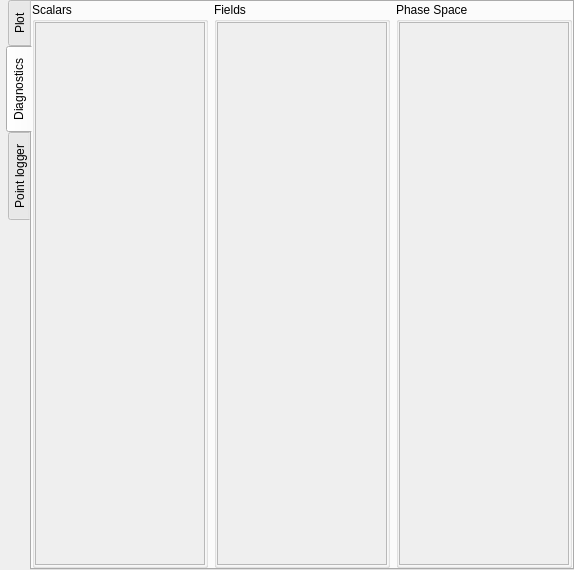
<?xml version="1.0" encoding="UTF-8"?>
<ui version="4.0">
 <class>Form</class>
 <widget class="QWidget" name="Form">
  <property name="geometry">
   <rect>
    <x>0</x>
    <y>0</y>
    <width>574</width>
    <height>570</height>
   </rect>
  </property>
  <property name="windowTitle">
   <string>Form</string>
  </property>
  <layout class="QVBoxLayout" name="verticalLayout">
   <property name="leftMargin">
    <number>6</number>
   </property>
   <property name="topMargin">
    <number>0</number>
   </property>
   <property name="rightMargin">
    <number>0</number>
   </property>
   <property name="bottomMargin">
    <number>0</number>
   </property>
   <item>
    <widget class="QTabWidget" name="tabWidget">
     <property name="tabPosition">
      <enum>QTabWidget::West</enum>
     </property>
     <property name="currentIndex">
      <number>1</number>
     </property>
     <widget class="QWidget" name="Plot">
      <attribute name="title">
       <string>Plot</string>
      </attribute>
      <layout class="QVBoxLayout" name="verticalLayout_2" stretch="1,0">
       <property name="spacing">
        <number>0</number>
       </property>
       <property name="margin">
        <number>0</number>
       </property>
       <item>
        <layout class="QVBoxLayout" name="plotLayout"/>
       </item>
       <item>
        <widget class="QWidget" name="widget" native="true">
         <property name="font">
          <font>
           <pointsize>10</pointsize>
           <weight>50</weight>
           <bold>false</bold>
          </font>
         </property>
         <layout class="QHBoxLayout" name="horizontalLayout" stretch="2,0,1,0">
          <property name="margin">
           <number>0</number>
          </property>
          <item>
           <widget class="QSlider" name="slider">
            <property name="font">
             <font>
              <pointsize>10</pointsize>
              <weight>50</weight>
              <bold>false</bold>
             </font>
            </property>
            <property name="orientation">
             <enum>Qt::Horizontal</enum>
            </property>
           </widget>
          </item>
          <item>
           <widget class="QSpinBox" name="spinStep">
            <property name="keyboardTracking">
             <bool>false</bool>
            </property>
            <property name="prefix">
             <string>step </string>
            </property>
           </widget>
          </item>
          <item>
           <widget class="QLineEdit" name="pos">
            <property name="readOnly">
             <bool>true</bool>
            </property>
           </widget>
          </item>
          <item>
           <widget class="QCheckBox" name="saveImages">
            <property name="text">
             <string>Save</string>
            </property>
           </widget>
          </item>
         </layout>
        </widget>
       </item>
      </layout>
     </widget>
     <widget class="QWidget" name="Diags">
      <attribute name="title">
       <string>Diagnostics</string>
      </attribute>
      <layout class="QHBoxLayout" name="horizontalLayout_2" stretch="1,1,1">
       <property name="margin">
        <number>0</number>
       </property>
       <item>
        <widget class="QGroupBox" name="scalars">
         <property name="title">
          <string>Scalars</string>
         </property>
         <layout class="QVBoxLayout" name="verticalLayout_4">
          <property name="margin">
           <number>0</number>
          </property>
          <item>
           <widget class="QScrollArea" name="scrollArea">
            <property name="widgetResizable">
             <bool>true</bool>
            </property>
            <widget class="QWidget" name="scrollAreaWidgetContents">
             <property name="geometry">
              <rect>
               <x>0</x>
               <y>0</y>
               <width>161</width>
               <height>537</height>
              </rect>
             </property>
             <layout class="QVBoxLayout" name="verticalLayout_5">
              <property name="margin">
               <number>0</number>
              </property>
              <item>
               <layout class="QVBoxLayout" name="layoutScalars"/>
              </item>
             </layout>
            </widget>
           </widget>
          </item>
         </layout>
        </widget>
       </item>
       <item>
        <widget class="QGroupBox" name="fields">
         <property name="title">
          <string>Fields</string>
         </property>
         <layout class="QGridLayout" name="gridLayout">
          <property name="margin">
           <number>0</number>
          </property>
          <item row="0" column="0">
           <widget class="QScrollArea" name="scrollArea_2">
            <property name="widgetResizable">
             <bool>true</bool>
            </property>
            <widget class="QWidget" name="scrollAreaWidgetContents_2">
             <property name="geometry">
              <rect>
               <x>0</x>
               <y>0</y>
               <width>161</width>
               <height>537</height>
              </rect>
             </property>
             <layout class="QVBoxLayout" name="verticalLayout_6">
              <property name="margin">
               <number>0</number>
              </property>
              <item>
               <layout class="QVBoxLayout" name="layoutFields"/>
              </item>
             </layout>
            </widget>
           </widget>
          </item>
         </layout>
        </widget>
       </item>
       <item>
        <widget class="QGroupBox" name="phase">
         <property name="title">
          <string>Phase Space</string>
         </property>
         <layout class="QGridLayout" name="gridLayout_2">
          <property name="margin">
           <number>0</number>
          </property>
          <item row="0" column="0">
           <widget class="QScrollArea" name="scrollArea_3">
            <property name="widgetResizable">
             <bool>true</bool>
            </property>
            <widget class="QWidget" name="scrollAreaWidgetContents_3">
             <property name="geometry">
              <rect>
               <x>0</x>
               <y>0</y>
               <width>161</width>
               <height>537</height>
              </rect>
             </property>
             <layout class="QVBoxLayout" name="verticalLayout_8">
              <property name="margin">
               <number>0</number>
              </property>
              <item>
               <layout class="QVBoxLayout" name="layoutPhase"/>
              </item>
             </layout>
            </widget>
           </widget>
          </item>
         </layout>
        </widget>
       </item>
      </layout>
     </widget>
     <widget class="QWidget" name="log">
      <attribute name="title">
       <string>Point logger</string>
      </attribute>
      <layout class="QGridLayout" name="gridLayout_3">
       <property name="margin">
        <number>0</number>
       </property>
       <item row="1" column="0">
        <widget class="QPlainTextEdit" name="logger"/>
       </item>
       <item row="0" column="0">
        <widget class="QLabel" name="label">
         <property name="text">
          <string>Hit &quot;l&quot; on the plot to append a point here</string>
         </property>
        </widget>
       </item>
      </layout>
     </widget>
    </widget>
   </item>
  </layout>
 </widget>
 <resources/>
 <connections/>
</ui>
